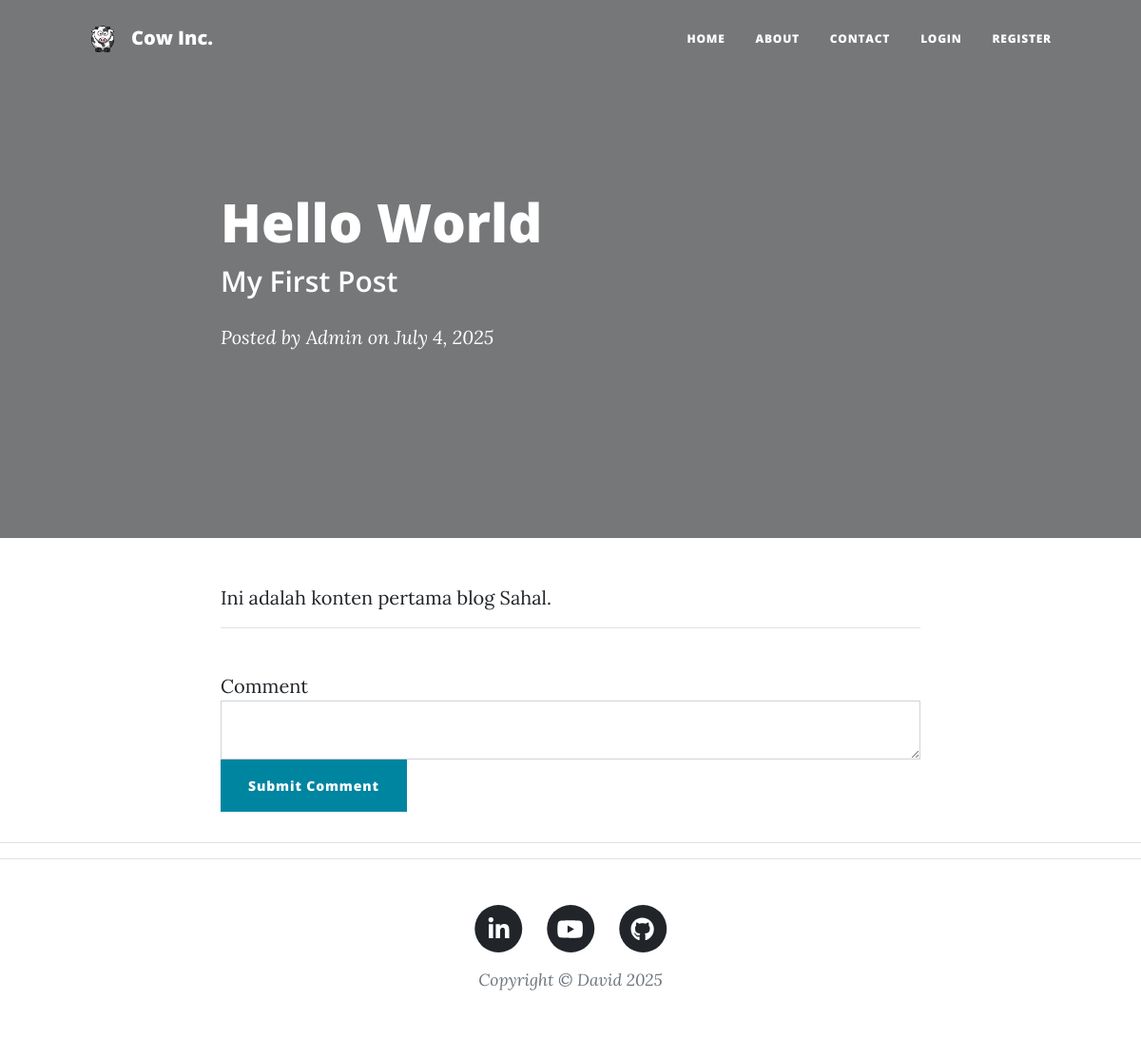
/post/1, run on an earlier commit of the app's database.
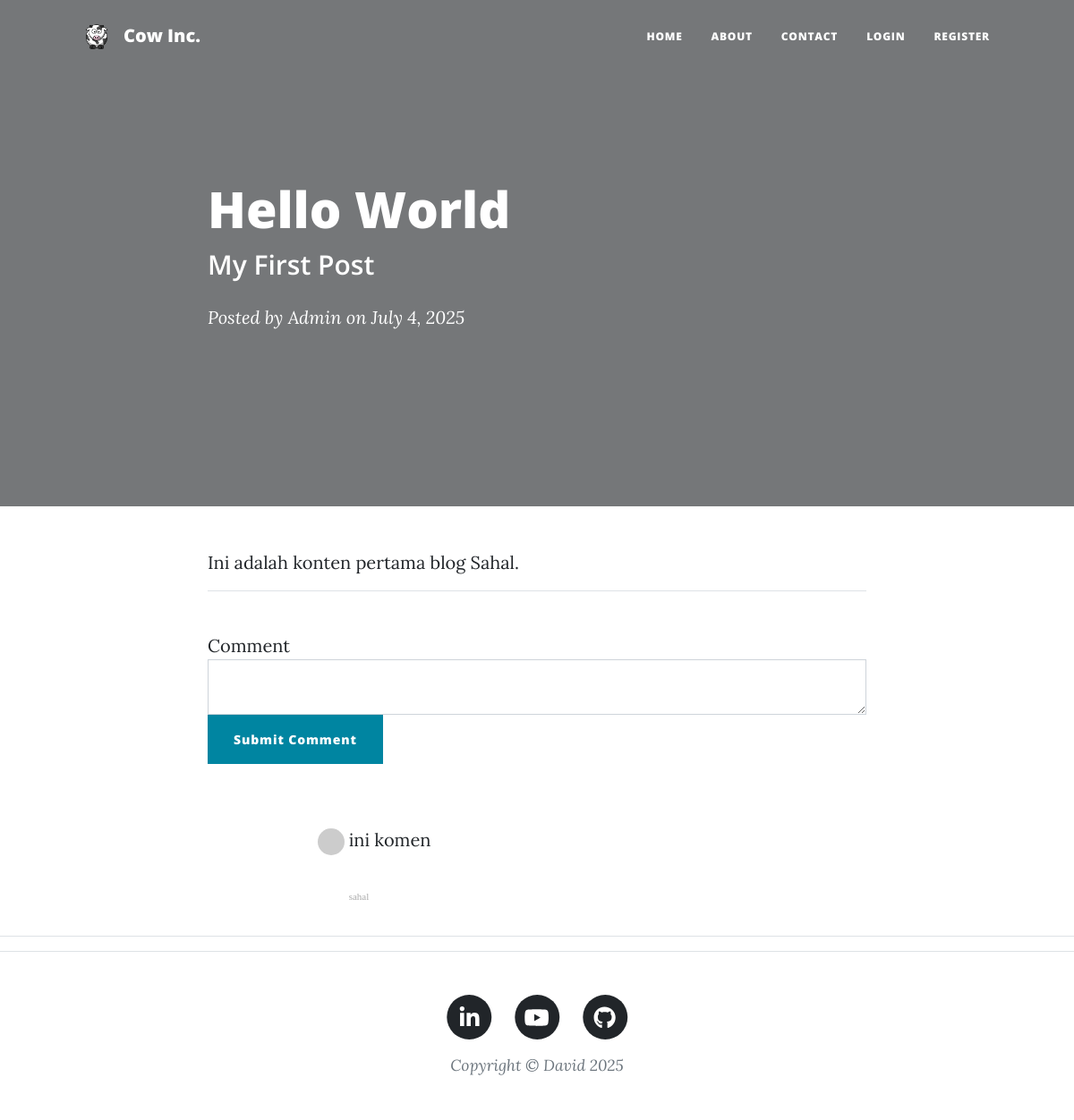
And on a later commit of the database.
### tables.py (models this page shows)
class Comment(db.Model):
    __tablename__ = "comments"
    id = db.Column(db.Integer, primary_key=True)
    text = db.Column(db.Text, nullable=False)
    author = relationship("User", back_populates="comments")
    author_id = db.Column(db.Integer, db.ForeignKey("users.id"))
    post = relationship("BlogPost", back_populates="comments")
    post_id = db.Column(db.Integer, db.ForeignKey("blog_posts.id"))

class User(UserMixin, db.Model):
    __tablename__ = "users"
    id = db.Column(db.Integer, primary_key=True)
    email = db.Column(db.String(100), unique=True)
    password = db.Column(db.String(100))
    name = db.Column(db.String(1000))
    posts = relationship("BlogPost", back_populates="author")
    comments = relationship("Comment", back_populates="author")

### app.py (the view, shortened to what this page needs)
@app.route("/post/<int:post_id>", methods=["GET", "POST"])
def show_post(post_id):
    all_comments = db.session.query(Comment).all()[::-1]
    requested_post = BlogPost.query.get(post_id)
    form = CommentForm()
    return render_template(
        "post.html", post=requested_post, form=form, all_comments=all_comments
    )

### forms.py
class CommentForm(FlaskForm):
    body = CKEditorField("Comment", validators=[DataRequired()])
    submit = SubmitField("Submit Comment")

### app.py (called while the page is built)
@app.context_processor
def get_year():
    return dict(year=date.today().year)

### templates/post.html (shortened to what this page needs)
{% extends 'base.html' %}
{% block content %}
<header class="masthead" style="background-image: url('{{post.img_url}}')">
    <div class="container">
        <div class="row">
            <div class="col-lg-8 col-md-10 mx-auto">
                <div class="post-heading">
                    <h1>{{post.title}}</h1>
                    <h2 class="subheading">{{post.subtitle}}</h2>
                    <span class="meta">Posted by
                        <a href="#">{{post.author.name}}</a>
                        on {{post.date}}</span>
                </div>
            </div>
        </div>
    </div>
</header>
<article>
    <div class="container">
        <div class="row">
            <div class="col-lg-8 col-md-10 mx-auto">
                {{ post.body|safe }}
                <hr>
                <br>
                {% block form %}{{super()}}{% endblock %}
                <div class="col-lg-8 col-md-10 mx-auto comment">
                    <ul class="commentList">
                        {% for comment in all_comments if comment.post == post %}
                        <li>
                            <div class="commenterImage">
                                <img src={{ comment.author.email | gravatar }}>
                            </div>
                            <div class="commentText">
                                <p>{{ comment.text | safe }}</p>
                                <span class="date sub-text">{{ comment.author.name }}</span>
                            </div>
                        </li>
                        {% endfor %}
                    </ul>
                </div>
            </div>
        </div>
    </div>
</article>
<hr>
{% block footer %}{{super()}}{% endblock%}
{% endblock %}

What changed in the data, as far as the page shows it:
added Comment: text "ini komen", author.name "sahal"
